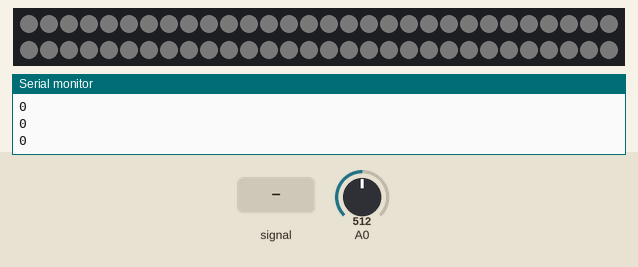
Bench run of a sketch on a simulated Arduino Uno, built with avr-gcc and run on an emulated ATmega328P. Parts: 60 RGB LEDs in strip order, left to right, continuing on the next row, the last lines printed to the serial monitor. Inputs (shaded band) come from the test bench; at power-on: A0 = 512. Dim RGB values are drawn brighter than linear.

Above: at 1.2 s.
1.3 s: A0 fed a 50 Hz sine of ±306 counts around its level
At 3.1 s:
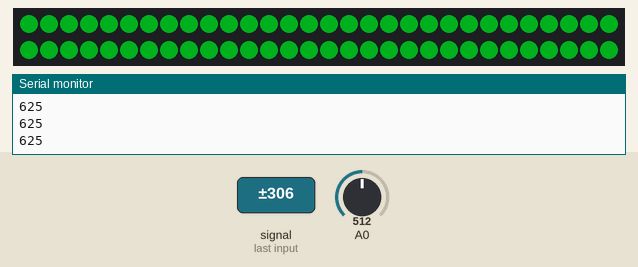
4.3 s: A0 set to 716
Timing chart, 0 to 7.3 s (numbered marks = the images above; inputs shaded):
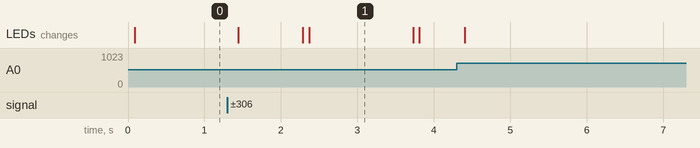

Measured:
- after the input at 1.3 s, the LEDs: change after 0.14 s (image 1)
- what the display in image 1 shows lasts 1.3 s, from 2.4 s to 3.7 s

The sketch:

interactive_led.ino
```cpp
#include <arduinoFFT.h>
#include <Adafruit_NeoPixel.h>
#ifdef __AVR__
  #include <avr/power.h>
#endif

const uint8_t LED_PIN = 6;
const uint8_t ENV_PIN = A5;

const uint16_t samples = 64;
const uint16_t num_pixels = 60;
const uint8_t loop_num = 1;
const uint16_t sound_thresh = 100;

arduinoFFT FFT = arduinoFFT();
Adafruit_NeoPixel strip = Adafruit_NeoPixel(num_pixels, LED_PIN, NEO_GRB + NEO_KHZ800);

double vReal[samples];
double vImag[samples];

void setup() {
  //TIMSK0 = 0; // turn off timer0 for lower jitter
  ADCSRA = 0xe5; // set the adc to free running mode
  ADMUX = 0x40; // use adc0
  DIDR0 = 0x01; // turn off the digital input for adc0

  strip.begin();
  strip.setBrightness(64);
  strip.show();

  pinMode(ENV_PIN, INPUT);
  Serial.begin(9600);
}

void loop() {
  // collects the samples from the ADC and computes the average
  int freq_avg = 0;
  int max_avg = 0;

  // we sample and compute the FFT a few times to reduce noise
  for (int loop_count = 0; loop_count < loop_num; loop_count++) {
    double average = 0;
    for (int i = 0; i < samples; i++) {
      while (!(ADCSRA & 0x10)); // wait on ADIF bit
      ADCSRA = 0b11110101; // clear ADIF bit
      vReal[i] = (double)ADC; average += ADC;
      vImag[i] = 0;
    }

    average = average / samples;
    for (int i = 0; i < samples; i++) {
      vReal[i] = vReal[i] - average;
    }

    // windows the data and computes the FFT
    FFT.Windowing(vReal, samples, FFT_WIN_TYP_HAMMING, FFT_FORWARD);
    FFT.Compute(vReal, vImag, samples, FFT_FORWARD);
    FFT.ComplexToMagnitude(vReal, vImag, samples);

    // finds largest frequency component, and computes overall volume
    double max_val = 0;
    uint16_t frequency = 0;
    for (int i = 0; i < samples/2; i++) {
      if (vReal[i] > max_val) {
        max_val = vReal[i];
        frequency = (20000 / (samples/2)) * i;
      }
    }

    max_avg += max_val;
    freq_avg += frequency;
  }

  max_avg /= loop_num;
  freq_avg /= loop_num;

  const int range_max = 8000;
  if (freq_avg > range_max) freq_avg = range_max;
  int x = map(freq_avg,0,range_max,0,255);

  for (int i = 0; i < num_pixels; i++) {
    int red = -abs(2*(x-255))+255;
    int green = -abs(2*x)+255;
    int blue = -abs(2*(x-128))+255;

    if (red < 0) red = 0;
    if (green < 0) green = 0;
    if (blue < 0) blue = 0;

    if (max_avg < sound_thresh) strip.setPixelColor(i, strip.Color(10, 10, 10, 255));
    else strip.setPixelColor(i, strip.Color(red, green, blue, 255));
  }

  Serial.println(freq_avg);
  strip.show();
}
```
